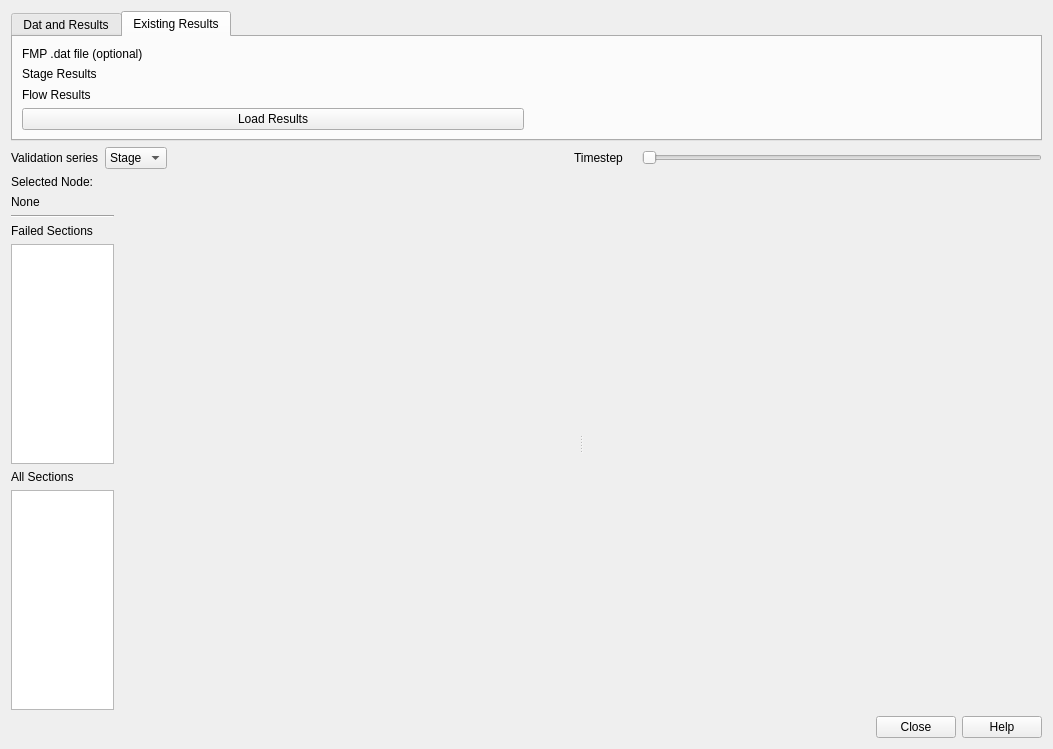
<?xml version="1.0" encoding="UTF-8"?>
<ui version="4.0">
 <class>FmpStabilityCheckDialog</class>
 <widget class="QDialog" name="FmpStabilityCheckDialog">
  <property name="geometry">
   <rect>
    <x>0</x>
    <y>0</y>
    <width>1053</width>
    <height>749</height>
   </rect>
  </property>
  <property name="windowTitle">
   <string>FMP Stability Check</string>
  </property>
  <layout class="QVBoxLayout" name="verticalLayout" stretch="0,0,8,0">
   <item>
    <widget class="QTabWidget" name="fileSelectionTabWidget">
     <property name="currentIndex">
      <number>1</number>
     </property>
     <widget class="QWidget" name="datAndResultsTab">
      <attribute name="title">
       <string>Dat and Results</string>
      </attribute>
      <layout class="QGridLayout" name="gridLayout">
       <item row="0" column="0">
        <widget class="QLabel" name="label_2">
         <property name="text">
          <string>FMP .dat file</string>
         </property>
        </widget>
       </item>
       <item row="0" column="1">
        <widget class="QgsFileWidget" name="datFileWidget">
         <property name="filter">
          <string>*.dat</string>
         </property>
        </widget>
       </item>
       <item row="1" column="0">
        <widget class="QLabel" name="label_3">
         <property name="text">
          <string>FMP .zzn results</string>
         </property>
        </widget>
       </item>
       <item row="1" column="1">
        <widget class="QgsFileWidget" name="datResultsFileWidget">
         <property name="filter">
          <string>*.zzn</string>
         </property>
        </widget>
       </item>
       <item row="2" column="0">
        <widget class="QLabel" name="label_4">
         <property name="text">
          <string>TabuleCSV.exe</string>
         </property>
        </widget>
       </item>
       <item row="2" column="1">
        <widget class="QgsFileWidget" name="datTabularCsvFileWidget">
         <property name="filter">
          <string>*.exe</string>
         </property>
        </widget>
       </item>
       <item row="3" column="0">
        <widget class="QPushButton" name="reloadDatAndResultsBtn">
         <property name="text">
          <string>Load Results</string>
         </property>
        </widget>
       </item>
      </layout>
     </widget>
     <widget class="QWidget" name="existingResultsTab">
      <attribute name="title">
       <string>Existing Results</string>
      </attribute>
      <layout class="QGridLayout" name="gridLayout_2">
       <item row="0" column="0">
        <widget class="QLabel" name="label_7">
         <property name="enabled">
          <bool>true</bool>
         </property>
         <property name="text">
          <string>FMP .dat file (optional)</string>
         </property>
        </widget>
       </item>
       <item row="0" column="1">
        <widget class="QgsFileWidget" name="existingResultsDatFileWidget">
         <property name="enabled">
          <bool>true</bool>
         </property>
         <property name="filter">
          <string>*.dat</string>
         </property>
        </widget>
       </item>
       <item row="1" column="0">
        <widget class="QLabel" name="label_5">
         <property name="text">
          <string>Stage Results</string>
         </property>
        </widget>
       </item>
       <item row="1" column="1">
        <widget class="QgsFileWidget" name="stageResultsFileWidget">
         <property name="filter">
          <string>*.csv</string>
         </property>
        </widget>
       </item>
       <item row="2" column="0">
        <widget class="QLabel" name="label_6">
         <property name="text">
          <string>Flow Results</string>
         </property>
        </widget>
       </item>
       <item row="2" column="1">
        <widget class="QgsFileWidget" name="flowResultsFileWidget">
         <property name="filter">
          <string>*.csv</string>
         </property>
        </widget>
       </item>
       <item row="3" column="0">
        <widget class="QPushButton" name="loadExistingResultsBtn">
         <property name="text">
          <string>Load Results</string>
         </property>
        </widget>
       </item>
      </layout>
     </widget>
    </widget>
   </item>
   <item>
    <layout class="QHBoxLayout" name="horizontalLayout">
     <item>
      <widget class="QLabel" name="label">
       <property name="text">
        <string>Validation series</string>
       </property>
      </widget>
     </item>
     <item>
      <widget class="QComboBox" name="validationSeriesCbox">
       <item>
        <property name="text">
         <string>Stage</string>
        </property>
       </item>
       <item>
        <property name="text">
         <string>Flow</string>
        </property>
       </item>
      </widget>
     </item>
     <item>
      <spacer name="horizontalSpacer">
       <property name="orientation">
        <enum>Qt::Horizontal</enum>
       </property>
       <property name="sizeHint" stdset="0">
        <size>
         <width>40</width>
         <height>20</height>
        </size>
       </property>
      </spacer>
     </item>
     <item>
      <widget class="QLabel" name="label_10">
       <property name="text">
        <string>Timestep</string>
       </property>
      </widget>
     </item>
     <item>
      <widget class="QLabel" name="timestepValueLabel">
       <property name="text">
        <string/>
       </property>
      </widget>
     </item>
     <item>
      <widget class="QSlider" name="timestepSlider">
       <property name="orientation">
        <enum>Qt::Horizontal</enum>
       </property>
      </widget>
     </item>
    </layout>
   </item>
   <item>
    <layout class="QHBoxLayout" name="horizontalLayout_2" stretch="1,9">
     <item>
      <layout class="QVBoxLayout" name="verticalLayout_2">
       <item>
        <widget class="QLabel" name="label_11">
         <property name="text">
          <string>Selected Node:</string>
         </property>
        </widget>
       </item>
       <item>
        <widget class="QLabel" name="nodeNameLabel">
         <property name="text">
          <string>None</string>
         </property>
        </widget>
       </item>
       <item>
        <widget class="Line" name="line">
         <property name="orientation">
          <enum>Qt::Horizontal</enum>
         </property>
        </widget>
       </item>
       <item>
        <widget class="QLabel" name="label_8">
         <property name="text">
          <string>Failed Sections</string>
         </property>
        </widget>
       </item>
       <item>
        <widget class="QListWidget" name="failedSeriesList"/>
       </item>
       <item>
        <widget class="QLabel" name="label_9">
         <property name="text">
          <string>All Sections</string>
         </property>
        </widget>
       </item>
       <item>
        <widget class="QListWidget" name="allSeriesList"/>
       </item>
      </layout>
     </item>
     <item>
      <widget class="QWidget" name="widget" native="true">
       <layout class="QVBoxLayout" name="verticalLayout_3">
        <item>
         <widget class="QSplitter" name="splitter">
          <property name="orientation">
           <enum>Qt::Horizontal</enum>
          </property>
          <widget class="QWidget" name="">
           <layout class="QVBoxLayout" name="graphLayout" stretch=""/>
          </widget>
          <widget class="QWidget" name="">
           <layout class="QVBoxLayout" name="geomGraphLayout" stretch=""/>
          </widget>
         </widget>
        </item>
       </layout>
      </widget>
     </item>
    </layout>
   </item>
   <item>
    <layout class="QHBoxLayout" name="horizontalLayout_3">
     <item>
      <widget class="QLabel" name="statusLabel">
       <property name="text">
        <string/>
       </property>
      </widget>
     </item>
     <item>
      <widget class="QDialogButtonBox" name="buttonBox">
       <property name="orientation">
        <enum>Qt::Horizontal</enum>
       </property>
       <property name="standardButtons">
        <set>QDialogButtonBox::Close|QDialogButtonBox::Help</set>
       </property>
      </widget>
     </item>
    </layout>
   </item>
  </layout>
 </widget>
 <customwidgets>
  <customwidget>
   <class>QgsFileWidget</class>
   <extends>QWidget</extends>
   <header>qgsfilewidget.h</header>
  </customwidget>
 </customwidgets>
 <resources/>
 <connections>
  <connection>
   <sender>buttonBox</sender>
   <signal>accepted()</signal>
   <receiver>FmpStabilityCheckDialog</receiver>
   <slot>accept()</slot>
   <hints>
    <hint type="sourcelabel">
     <x>248</x>
     <y>254</y>
    </hint>
    <hint type="destinationlabel">
     <x>157</x>
     <y>274</y>
    </hint>
   </hints>
  </connection>
  <connection>
   <sender>buttonBox</sender>
   <signal>rejected()</signal>
   <receiver>FmpStabilityCheckDialog</receiver>
   <slot>reject()</slot>
   <hints>
    <hint type="sourcelabel">
     <x>316</x>
     <y>260</y>
    </hint>
    <hint type="destinationlabel">
     <x>286</x>
     <y>274</y>
    </hint>
   </hints>
  </connection>
 </connections>
</ui>
